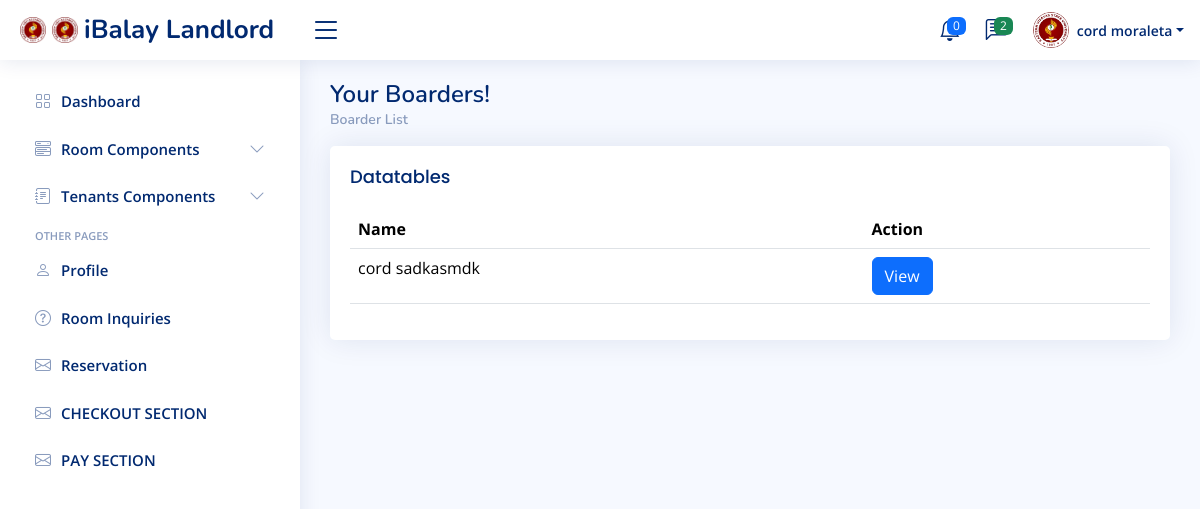
The app's page /landlord/tenant/list.php (signed in) with its own data.
### tables this page shows
CREATE TABLE `landlord_acc` (
  `landlord_id` int(11) NOT NULL,
  `first_name` varchar(50) NOT NULL,
  `last_name` varchar(50) NOT NULL,
  `email` varchar(100) NOT NULL,
  `password` varchar(255) NOT NULL,
  `phone_number` varchar(15) DEFAULT NULL,
  `address` varchar(255) DEFAULT NULL
);

CREATE TABLE `tenant` (
  `TenantID` int(11) NOT NULL,
  `FirstName` varchar(50) NOT NULL,
  `LastName` varchar(50) NOT NULL,
  `Email` varchar(100) NOT NULL,
  `PhoneNumber` varchar(20) NOT NULL,
  `Password` varchar(255) NOT NULL,
  `student_id` varchar(20) NOT NULL,
  `address` varchar(255) NOT NULL,
  `gender` enum('Male','Female','Other') NOT NULL,
  `checked_out` tinyint(1) DEFAULT 0,
  `Evsu_student` tinyint(1) DEFAULT 0,
  `ProfilePhoto` varchar(255) DEFAULT NULL
);

### landlord/tenant/views/get-list.php (the view, shortened to what this page needs)
<?php
$host = 'localhost';
$dbname = 'iBalay_System';
$username = 'root';
$password = '';
$conn = mysqli_connect($host, $username, $password, $dbname);
mysqli_set_charset($conn, 'utf8');
$landlord_id = $_SESSION['landlord_id'];
$query = "
    SELECT DISTINCT t.TenantID, t.FirstName, t.LastName, t.Email, t.PhoneNumber, t.student_id, t.gender, t.address, t.checked_out
    FROM rented_rooms rr
    INNER JOIN tenant t ON rr.TenantID = t.TenantID
    WHERE rr.landlord_id = $landlord_id
    AND t.checked_out = 0";
$result = mysqli_query($conn, $query);
$tenants = [];
if ($result && mysqli_num_rows($result) > 0) {
    while ($row = mysqli_fetch_assoc($result)) {
        $tenants[] = $row;
    }
}
?>
<main id="main" class="main">
    <div class="pagetitle">
        <h1>Your Boarders!</h1>
        <nav>
            <ol class="breadcrumb">
                <li class="breadcrumb-item"><a href="#">Boarder List</a></li>
            </ol>
        </nav>
    </div>
    <div class="card" style="font-size: 10px;">
        <div class="card-body">
            <h5 class="card-title" style="font-size: 18px;">Datatables</h5>
            <table class="table datatable">
                <thead>
                    <tr>
                        <th>Name</th>
                        <th>Action</th>
                    </tr>
                </thead>
                <tbody>
                    <?php foreach ($tenants as $tenant): ?>
                        <tr>
                            <td><?= htmlspecialchars($tenant['FirstName'] . ' ' . $tenant['LastName']) ?></td>
                            <td>
                                <button type="button" class="btn btn-primary view-button" data-id="<?= $tenant['TenantID'] ?>">
                                    View
                                </button>
                            </td>
                        </tr>
                    <?php endforeach; ?>
                </tbody>
            </table>
        </div>
    </div>
</main>

### landlord/layouts/header.php (shortened to what this page needs)
<?php
$host = 'localhost';
$dbname = 'iBalay_System';
$username = 'root';
$password = '';
$conn = mysqli_connect($host, $username, $password, $dbname);
mysqli_set_charset($conn, 'utf8');
$landlord_id = $_SESSION['landlord_id'];
$sql = "SELECT * FROM landlord_acc WHERE landlord_id = $landlord_id";
$result = mysqli_query($conn, $sql);
if (mysqli_num_rows($result) > 0) {
    $landlord_info = mysqli_fetch_assoc($result);
} else {
    $landlord_info = array();
}
$notifications_sql = "
    SELECT rr.reserved_id, rr.room_id, rr.TenantID, rr.declined, t.FirstName
    FROM reserved_room rr
    INNER JOIN room r ON rr.room_id = r.room_id
    INNER JOIN tenant t ON rr.TenantID = t.TenantID
    WHERE rr.declined = 0 AND r.landlord_id = $landlord_id
";
$notifications_result = mysqli_query($conn, $notifications_sql);
$notifications = mysqli_fetch_all($notifications_result, MYSQLI_ASSOC);
$notification_count = count($notifications);
$messages_sql = "
    SELECT i.inquiry_id, i.room_id, i.tenant_id, i.message, i.sent_by, i.timestamp, t.FirstName, t.LastName
    FROM inquiry i
    INNER JOIN tenant t ON i.tenant_id = t.TenantID
    WHERE i.landlord_id = $landlord_id
    ORDER BY i.timestamp DESC
    LIMIT 3
";
$messages_result = mysqli_query($conn, $messages_sql);
$messages = mysqli_fetch_all($messages_result, MYSQLI_ASSOC);
$message_count = count($messages);
?>
<head>
</head>
<header id="header" class="header fixed-top d-flex align-items-center">
    <div class="d-flex align-items-center justify-content-between">
        <a href="#" class="logo d-flex align-items-center">
            <img src="../../assets/img/evsufav.png" alt="">
            <img src=".././assets/img/evsufav.png" alt="">
            <span class="d-none d-lg-block">iBalay Landlord</span>
        </a>
        <i class="bi bi-list toggle-sidebar-btn"></i>
    </div>
    <nav class="header-nav ms-auto">
        <ul class="d-flex align-items-center">
            <li class="nav-item dropdown">
                <a class="nav-link nav-icon" href="#" data-bs-toggle="dropdown">
                    <span class="badge bg-primary badge-number"><?php echo $notification_count; ?></span>
                </a>
            </li>
            <li class="nav-item dropdown">
                <a class="nav-link nav-icon" href="#" data-bs-toggle="dropdown">
                    <span class="badge bg-success badge-number"><?php echo $message_count; ?></span>
                </a>
            </li>
            <li class="nav-item dropdown pe-3">
                <a class="nav-link nav-profile d-flex align-items-center pe-0" href="#" data-bs-toggle="dropdown">
                    <img src="../../assets/img/evsufav.png" alt="Profile" class="rounded-circle">
                    <span class="d-none d-md-block dropdown-toggle ps-2"><?php echo $landlord_info['first_name'] . ' ' . $landlord_info['last_name']; ?></span>
                </a>
            </li>
        </ul>
    </nav>
</header>

### assets/css/style.css (style rules this page uses)
:root { scroll-behavior: smooth; }
body { font-family: "Open Sans", sans-serif; background: #f6f9ff; color: #444444; }
a { color: #4154f1; text-decoration: none; }
h1, h2, h3, h4, h5, h6 { font-family: "Nunito", sans-serif; }
#main { margin-top: 60px; padding: 20px 30px; transition: all 0.3s; }
.pagetitle { margin-bottom: 10px; }
.pagetitle h1 { font-size: 24px; margin-bottom: 0; font-weight: 600; color: #012970; }
.card { margin-bottom: 30px; border: none; border-radius: 5px; box-shadow: 0px 0 30px rgba(1, 41, 112, 0.1); }
.card-title { padding: 20px 0 15px 0; font-size: 18px; font-weight: 500; color: #012970; font-family: "Poppins", sans-serif; }
.card-body { padding: 0 20px 20px 20px; }
.breadcrumb { font-size: 14px; font-family: "Nunito", sans-serif; color: #899bbd; font-weight: 600; }
.breadcrumb a { color: #899bbd; transition: 0.3s; }
.breadcrumb .breadcrumb-item::before { color: #899bbd; }
.logo { line-height: 1; }
@media (min-width: 1200px) { .logo { width: 280px; } }
.logo img { max-height: 26px; margin-right: 6px; }
.logo span { font-size: 26px; font-weight: 700; color: #012970; font-family: "Nunito", sans-serif; }
.header { transition: all 0.5s; z-index: 997; height: 60px; box-shadow: 0px 2px 20px rgba(1, 41, 112, 0.1); background-color: #fff; padding-left: 20px; }
.header .toggle-sidebar-btn { font-size: 32px; padding-left: 10px; cursor: pointer; color: #012970; }
.header-nav ul { list-style: none; }
.header-nav>ul { margin: 0; padding: 0; }
.header-nav .nav-icon { font-size: 22px; color: #012970; margin-right: 25px; position: relative; }
.header-nav .nav-profile { color: #012970; }
.header-nav .nav-profile img { max-height: 36px; }
.header-nav .nav-profile span { font-size: 14px; font-weight: 600; }
.header-nav .badge-number { position: absolute; inset: -2px -5px auto auto; font-weight: normal; font-size: 12px; padding: 3px 6px; }
@media (min-width: 1200px) { #main, #footer { margin-left: 300px; } }

### records on screen
landlord_acc: first_name "cord", last_name "moraleta"
tenant: FirstName+LastName "cord sadkasmdk"

### other values on screen
$notification_count "0"
$message_count "2"
